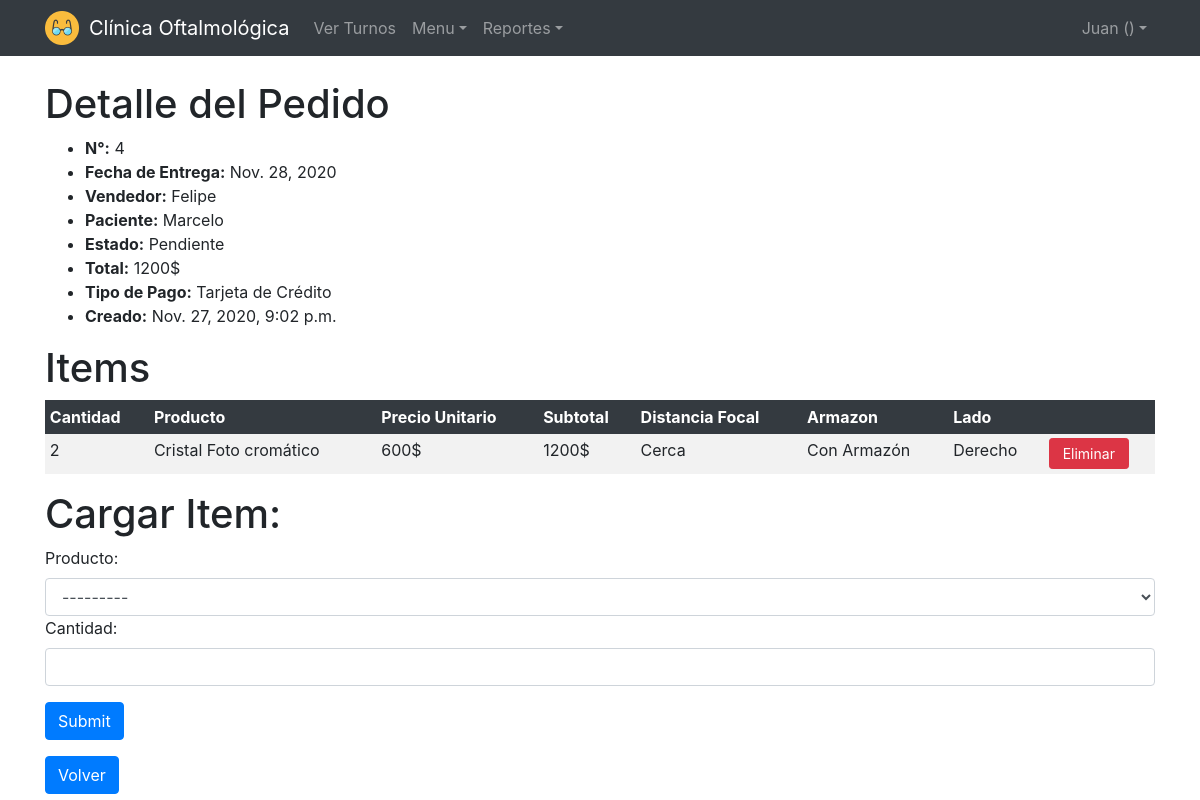
The app's page /clinica/pedidoshow/4 (signed in) with its own data.
### clinica/models.py (models this page shows, shortened)
class Pedido(models.Model):
    created_at = models.DateTimeField(auto_now_add=True)
    updated_at = models.DateTimeField(auto_now=True)
    user = models.ForeignKey(
        settings.AUTH_USER_MODEL,
        on_delete=models.CASCADE,
    )
    paciente = models.ForeignKey(Paciente, on_delete=models.CASCADE)
    tipopago = models.ForeignKey(Tipopago, on_delete=models.CASCADE)
    estado = models.ForeignKey(Estado, on_delete=models.CASCADE)
    total = models.IntegerField()
    fechaentrega = models.DateField()

class Paciente(models.Model):
    user = models.ForeignKey(
        settings.AUTH_USER_MODEL,
        on_delete=models.CASCADE,
    )
    nombre = models.CharField(max_length=64)
    apellido = models.CharField(max_length=64)
    dni = models.IntegerField()
    telefono = models.CharField(max_length=64)
    direccion = models.CharField(max_length=64)
    email = models.CharField(max_length=64)

class Estado(models.Model):
    nombre = models.CharField(max_length=64)

class Tipopago(models.Model):
    nombre = models.CharField(max_length=64)

class Subpedido(models.Model):
    pedido = models.ForeignKey(Pedido, on_delete=models.CASCADE)
    producto = models.ForeignKey(Producto, on_delete=models.CASCADE)
    distancia = models.ForeignKey(Distancia, on_delete=models.CASCADE)
    lado = models.ForeignKey(Lado, on_delete=models.CASCADE)
    armazon = models.ForeignKey(Armazon, on_delete=models.CASCADE)
    cantidad = models.IntegerField()

class Producto(models.Model):
    categoria = models.ForeignKey(Categoria, on_delete=models.CASCADE)
    nombre = models.CharField(max_length=64)
    precio = models.IntegerField()
    detalle = models.CharField(max_length=64)
    def __str__(self):
        return u'{0}'.format(self.nombre)

class Distancia(models.Model):
    nombre = models.CharField(max_length=64)
    def __str__(self):
        return u'{0}'.format(self.nombre)

class Armazon(models.Model):
    nombre = models.CharField(max_length=64)
    def __str__(self):
        return u'{0}'.format(self.nombre)

class Lado(models.Model):
    nombre = models.CharField(max_length=64)
    def __str__(self):
        return u'{0}'.format(self.nombre)

### clinica/views.py (the view)
# urls.py: path("pedidoshow/<int:pedido_id>", views.pedidoshow, name="pedidoshow"),
def pedidoshow(request, pedido_id):
    if not request.user.is_authenticated:
        return HttpResponseRedirect(reverse("login"))
    pedido = Pedido.objects.get(id=pedido_id)
    productos = Producto.objects.all()
    items = Subpedido.objects.filter(pedido_id=pedido_id)
    if request.method == "POST":
        form = FormSubpedido(request.POST)
        if form.is_valid():
            producto = form.cleaned_data["producto"].id
            lado = form.cleaned_data["lado"].id
            armazon = form.cleaned_data["armazon"].id
            distancia = form.cleaned_data["distancia"].id
            cantidad = form.cleaned_data["cantidad"]
            p = Subpedido(pedido_id=pedido_id, producto_id=producto, lado_id=lado, armazon_id=armazon, distancia_id=distancia, cantidad=cantidad)
            p.save()
            precioProducto = Producto.objects.get(id=producto).precio
            pedido.total = pedido.total + (cantidad * precioProducto)
            pedido.save()
            messages.success(request, 'El Item fue Agregado Exitosamente')
            return redirect('pedidoshow', pedido_id)
    else:
        return render(request, "pedidos/show.html", {
            "pedido": pedido,
            "items" : items,
            "productos": productos,
            "form" : FormSubpedido()
        })

### clinica/views.py
class FormSubpedido(forms.Form):
    producto = forms.ModelChoiceField(label="Producto:", queryset=Producto.objects.all(), required=True, widget=forms.Select(attrs={'class':'form-control'}))
    cantidad = forms.IntegerField(label="Cantidad:", required=True, widget=forms.NumberInput(attrs={'class':'form-control'}))
    lado = forms.ModelChoiceField(empty_label=None, label="Lado:", queryset=Lado.objects.all(), required=True, widget=forms.Select(attrs={'class':'form-control', 'style':'display:none'}))
    distancia = forms.ModelChoiceField(empty_label=None, label="Distancia:", queryset=Distancia.objects.all(), required=True, widget=forms.Select(attrs={'class':'form-control', 'style':'display:none'}))
    armazon = forms.ModelChoiceField(empty_label=None, label="Armazón:", queryset=Armazon.objects.all(), required=True, widget=forms.Select(attrs={'class':'form-control', 'style':'display:none'}))

### clinica/templates/pedidos/show.html (shortened to what this page needs)
{% extends "layout.html" %}
{% block body %}
    <div class="container">
        <h1>Detalle del Pedido</h1>
        <ul>
            <li><strong>N°:</strong> {{pedido.id }}</li>
            <li><strong>Fecha de Entrega:</strong> {{ pedido.fechaentrega }}</li>
            <li><strong>Vendedor:</strong> {{ pedido.user.get_username }}</li>
            <li><strong>Paciente:</strong> {{ pedido.paciente.nombre }}</li>
            <li><strong>Estado:</strong> {{ pedido.estado.nombre }}</li>
            {% if request.session.tipousuario_id != 4 %}
                <li><strong>Total:</strong> {{ pedido.total }}$</li>
            {% endif %}
            <li><strong>Tipo de Pago:</strong> {{ pedido.tipopago.nombre }}</li>
            <li><strong>Creado:</strong> {{ pedido.created_at }}</li>
        </ul>
        {% if items %}
            <h1>Items</h1>
            <table class="table table-sm table-striped table-borderless">
                <thead class="table-dark">
                    <tr>
                        <th>Cantidad</th>
                        <th>Producto</th>
                        {% if request.session.tipousuario_id != 4 %}
                            <th>Precio Unitario</th>
                            <th>Subtotal</th>
                        {% endif %}
                        <th>Distancia Focal</th>
                        <th>Armazon</th>
                        <th>Lado</th>
                        {% if request.session.tipousuario_id != 4 %}
                            <th></th>
                        {% endif %}
                    </tr>
                </thead>
                <tbody>
                    {% for item in items %}
                        <tr>
                            <td>{{ item.cantidad }}</td>
                            <td>{{ item.producto.nombre }}</td>
                            {% if request.session.tipousuario_id != 4 %}
                                <td>{{ item.producto.precio }}$</td>
                                <td>{% widthratio item.producto.precio 1 item.cantidad %}$</td>
                            {% endif %}
                            <td>{{ item.distancia }}</td>
                            <td>{{ item.armazon }}</td>
                            <td>{{ item.lado }}</td>
                            {% if request.session.tipousuario_id != 4 %}
                                <td style="width: 10%;">
                                    <a href="{% url 'itemdelete' item.id %}" class="btn btn-danger btn-sm botones-index">Eliminar</a>
                                </td>
                            {% endif %}
                        </tr>
                    {% endfor %}
                </tbody>
            </table>
        {% endif %}
        {% if request.session.tipousuario_id != 4 %}
            <h1>Cargar Item:</h1>
            <form action="{% url 'pedidoshow' pedido.id %}" method="post">
                {{ form }}
                <div class="form-group" style="margin-top: 1rem;">
                    <input type="submit", class="btn btn-primary">
                </div>
            </form>
        {% endif %}
        <a href="{% url 'pedidosindex' %}" class="btn btn-primary">Volver</a>
    </div>
{% endblock %}

### clinica/templates/layout.html (shortened to what this page needs)
<!DOCTYPE html>
<html lang="es">
    <head>
        {% load static %}
        <link rel="stylesheet" type="text/css" href="{% static 'stylesheets/clinica.css' %}">
        <link rel="stylesheet" href="https://stackpath.bootstrapcdn.com/bootstrap/4.5.0/css/bootstrap.min.css">
    </head>
    <body>
        <header style="margin-bottom: 5rem;">
            <nav class="navbar navbar-expand-xl navbar-dark fixed-top bg-dark">
                <div class="container">
                    <div>
                        <img style="width: 34px; height: 34px;" alt="Icono" src="{% static 'images/icon.png' %}"/>
                    </div>
                    <a class="navbar-brand" href="#" style="margin-left:10px">Clínica Oftalmológica</a>
                    <div class="collapse navbar-collapse" id="navbarCollapse">
                        <ul class="navbar-nav mr-auto">
                            {% if request.user.id %}
                                <li class="nav-item">
                                    <a href="{% url 'turnosindex' %}" class="nav-item nav-link">Ver Turnos</a>
                                </li>
                                {% if request.user.id %}
                                    <li class="nav-item dropdown">
                                        <a class="nav-link dropdown-toggle" data-toggle="dropdown" href="#" role="button" aria-haspopup="true" aria-expanded="false">Menu</a>
                                    </li>
                                {% endif %}
                                {% if request.user.id %}
                                    <li class="nav-item dropdown">
                                        <a class="nav-link dropdown-toggle" data-toggle="dropdown" href="#" role="button" aria-haspopup="true" aria-expanded="false">Reportes</a>
                                    </li>
                                {% endif %}
                            {% endif %}
                        </ul>
                        <div class="navbar-nav">
                            {% if request.user.id %}
                                <div class="nav-item dropdown">
                                    <a class="nav-link dropdown-toggle" data-toggle="dropdown" href="#" role="button" aria-haspopup="true" aria-expanded="false">{{ request.user.username }} ({{ request.session.tipousuario }})</a>
                                </div>
                            {% else %}
                                <a href="{% url 'login' %}" class="nav-item nav-link">Ingresar</a>
                            {% endif %}
                        </div>
                    </div>
                </div>
            </nav>
        </header>
        {% block body %}
        {% endblock %}
    </body>
</html>

### clinica/static/stylesheets/clinica.css (style rules this page uses)
.botones-index { width: 80px; }

### records on screen
Pedido: id "4", fechaentrega "Nov. 28, 2020", user.get_username "Felipe", paciente.nombre "Marcelo", estado.nombre "Pendiente", total "1200", tipopago.nombre "Tarjeta de Crédito", created_at "Nov. 27, 2020, 9:02 p.m."
Subpedido: cantidad "2", producto.nombre "Cristal Foto cromático", producto.precio "600", producto+cantidad "1200", distancia "Cerca", armazon "Con Armazón", lado "Derecho"

### other values on screen
{{ request.user.username }} "Juan"
